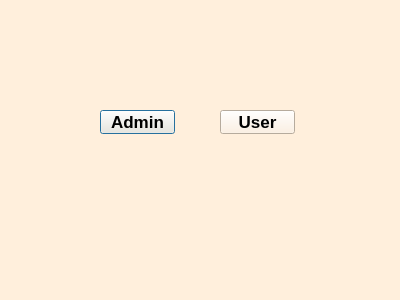
<?xml version="1.0" encoding="UTF-8"?>
<ui version="4.0">
 <class>login</class>
 <widget class="QDialog" name="login">
  <property name="geometry">
   <rect>
    <x>0</x>
    <y>0</y>
    <width>400</width>
    <height>300</height>
   </rect>
  </property>
  <property name="windowTitle">
   <string>Dialog</string>
  </property>
  <property name="styleSheet">
   <string notr="true">background-color: rgb(255, 239, 220);</string>
  </property>
  <widget class="QPushButton" name="pushButton_admin">
   <property name="geometry">
    <rect>
     <x>100</x>
     <y>110</y>
     <width>75</width>
     <height>24</height>
    </rect>
   </property>
   <property name="font">
    <font>
     <pointsize>13</pointsize>
     <bold>true</bold>
    </font>
   </property>
   <property name="text">
    <string>Admin</string>
   </property>
  </widget>
  <widget class="QPushButton" name="pushButton_user">
   <property name="geometry">
    <rect>
     <x>220</x>
     <y>110</y>
     <width>75</width>
     <height>24</height>
    </rect>
   </property>
   <property name="font">
    <font>
     <pointsize>13</pointsize>
     <bold>true</bold>
    </font>
   </property>
   <property name="text">
    <string>User</string>
   </property>
  </widget>
 </widget>
 <resources/>
 <connections/>
</ui>
